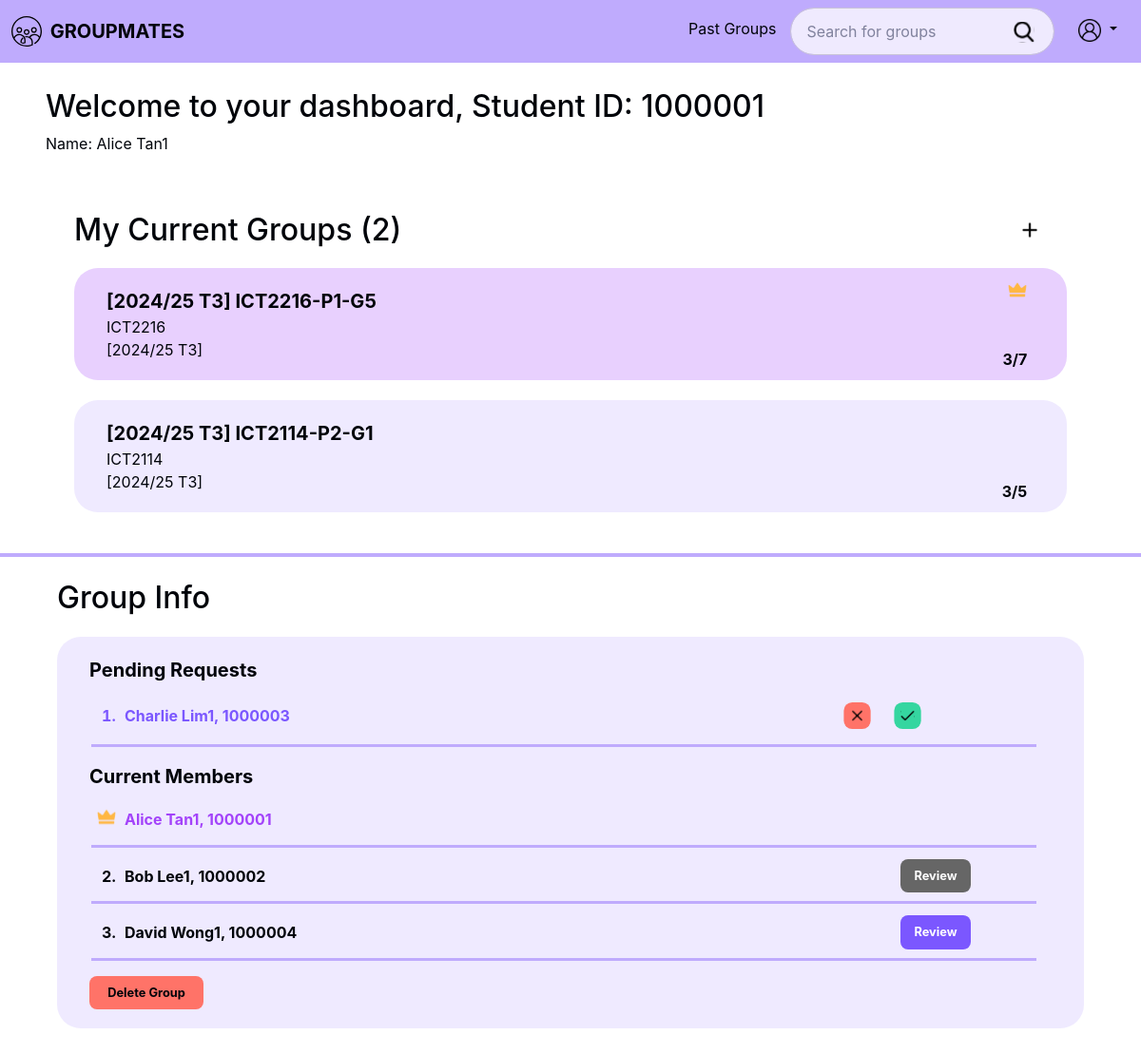
/dashboard.php (signed in), run on the app's committed database.
### tables this page shows
CREATE TABLE `groups` (
  groupId INT AUTO_INCREMENT PRIMARY KEY,
  groupName VARCHAR(255) NOT NULL,
  acadYear VARCHAR(20) NOT NULL,
  trimester VARCHAR(10) NOT NULL,
  moduleCode VARCHAR(20) NOT NULL,
  labGroupCode VARCHAR (10) NULL,
  groupNumber INT NOT NULL,
  noOfMembers INT NOT NULL DEFAULT 0,
  maxGroupSize INT NOT NULL,
  groupStatus ENUM('active', 'inactive', 'closed') NOT NULL, 
  FOREIGN KEY (moduleCode) REFERENCES modules (moduleCode) ON DELETE RESTRICT,
  FOREIGN KEY (labGroupCode, moduleCode) REFERENCES labGroups (labGroupCode, moduleCode) ON DELETE RESTRICT
);

CREATE TABLE groupJoinRequests (
  requestId INT AUTO_INCREMENT PRIMARY KEY,
  groupId INT NOT NULL,
  requesterId INT NOT NULL,
  joinStatus ENUM('pending', 'accepted', 'rejected') NOT NULL DEFAULT 'pending',
  requestedAt DATETIME  NOT NULL DEFAULT CURRENT_TIMESTAMP,
  reviewedAt DATETIME  NULL,
  reviewedBy INT NULL,
  FOREIGN KEY (groupId) REFERENCES `groups`(groupId) ON DELETE CASCADE,
  FOREIGN KEY (requesterId) REFERENCES students(studentId) ON DELETE CASCADE,
  FOREIGN KEY (reviewedBy) REFERENCES students(studentId) ON DELETE SET NULL
);

CREATE TABLE students (
  studentId INT PRIMARY KEY CHECK (studentId BETWEEN 1000000 AND 9999999),
  name VARCHAR(255) NOT NULL,
  email VARCHAR(255) NOT NULL UNIQUE,
  password VARCHAR(255) NOT NULL
);

CREATE TABLE groupMembers (
  groupMembersId INT AUTO_INCREMENT PRIMARY KEY,
  groupId INT NOT NULL,
  studentId INT NOT NULL,
  role ENUM('admin', 'member') NOT NULL,
  FOREIGN KEY (groupId) REFERENCES `groups`(groupId) ON DELETE CASCADE,
  FOREIGN KEY (studentId) REFERENCES students(studentId) ON DELETE CASCADE
);

### public/dashboard.php (the view, shortened to what the rows shown need)
<?php
require_once __DIR__ . '/../src/bootstrap.php';
$groupRepo = new GroupMapper($pdo);
$groupMembershipRepo = new GroupMembershipMapper($pdo);
$groupJoinRequestsRepo = new GroupJoinRequestsMapper($pdo);
$studentRepo = new StudentMapper($pdo);
$reviewRepo = new ReviewMapper($pdo);
$groupControl = new GroupControl($groupRepo, $groupMembershipRepo);
$groupMembershipControl = new GroupMembershipControl($groupMembershipRepo, $groupRepo, $groupJoinRequestsRepo);
$studentControl = new StudentControl($studentRepo);
$reviewControl = new ReviewControl($reviewRepo);
$groupController = new GroupPageController($groupControl, $groupMembershipControl, $pdo);
$groupMembershipController = new GroupMembershipController($groupMembershipControl, $pdo);
$studentPageController = new StudentPageController($studentControl);
$reviewPageController = new ReviewPageController($reviewControl, $pdo);
$student = $_SESSION['user'];
$studentId = (int) $student['id'];
$groups = $groupController->listUserGroups($studentId);
$roles = $groupController->getUserRolesForGroups($studentId, $groups);
?>
<div class="mx-5">
    <h2>Welcome to your dashboard, Student ID: <?= htmlspecialchars($student['id']) ?></h2>
</div>
<div class="home content-container">
    <div class="group-container">
        <div class="group-wrapper">
            <div class="title d-flex justify-content-between">
                <h2 class="m-0">My Current Groups (<?= count($groups) ?>)</h2>
            </div>
            <?php if (count($groups) > 0): ?>
                <?php foreach ($groups as $group): ?>
                    <div class="group-item" data-group-id="<?= $group->getGroupId() ?>">
                        <span class="group-name header"><?= htmlspecialchars($group->getGroupName()) ?></span>
                        <span class="module"><?= htmlspecialchars($group->getModuleCode()) ?></span>
                        <span class="acad-term">[<?= htmlspecialchars($group->getAcadYear()) ?>
                            T<?= htmlspecialchars($group->getTrimester()) ?>]</span>
                        <span class="member-count"><?= $group->getNoOfMembers() ?>/<?= $group->getMaxMembers() ?></span>
                        <?php
                        if ($roles[$group->getGroupId()] === 'admin'): ?>
                            <div class="img-wrapper leader">
                                <img class="leader-icon w-100" src="img/crown.svg" alt="Leader" />
                            </div>
                        <?php endif; ?>
                    </div>
                <?php endforeach; ?>
            <?php else: ?>
                <p>You are not in any groups yet.</p>
            <?php endif; ?>
        </div>
    </div>
    <div class="info-container">
        <div class="info-wrapper">
            <div class="title d-flex justify-content-between">
                <h2 class="m-0">Group Info</h2>
            </div>
            <?php if (count($groups) > 0): ?>
                <?php foreach ($groups as $group): ?>
                    <div class="info-item">
                        <?php if ($roles[$group->getGroupId()] === 'admin'): ?>
                            <?php
                                $joinRequestsResponse = $groupMembershipController->showJoinRequest($group->getGroupId());
                                $requests = $joinRequestsResponse['joinRequest'] ?? [];
                                ?>
                            <span class="header">Pending Requests</span>
                            <?php if(count($requests) > 0): ?>
                                <ol class="pending-request name-list">
                                    <?php foreach ($requests as $request):
                                        $requesterId = $request->getRequesterId();
                                        $requester = $studentPageController->showUserProfile($requesterId);
                                    ?>
                                        <li>
                                            <div class="request-wrapper">
                                                <a class="profile-link text-decoration-none" href="#"><?= htmlspecialchars($requester->getStudentName())?>, <?= htmlspecialchars($requesterId)?></a>
                                                <form class="pending-form" action="" method="post">
                                                    <button class="btn accept-btn" type="submit">
                                                        <img src="img/reject.svg" alt="Reject" class="w-100 reject" />
                                                    </button>
                                                    <button class="btn reject-btn" type="submit">
                                                        <img src="img/accept.svg" alt="Accept" class="w-100 accept" />
                                                    </button>
                                                </form>
                                            </div>
                                        </li>
                                    <?php endforeach; ?>
                                </ol>
                            <?php else: ?>
                                <p>No pending requests.</p>
                            <?php endif; ?>
                        <?php endif; ?>
                        <span class="header">Current Members</span>
                        <ol class="current-members name-list">
                            <?php
                                $groupData = $groupController->displayGroupDetails($group->getGroupId());
                                $groupMembers = $groupData['members'];
                                foreach ($groupMembers as $member):
                                    if (($member->getRole() === 'admin') && ($member->getStudentId() == $studentId)): ?>
                                        <li class="user admin">
                                    <?php elseif($member->getRole() === 'admin'): ?>
                                        <li class="admin">
                                    <?php elseif($member->getStudentId() == $studentId): ?>
                                        <li class="user">
                                    <?php else: ?>
                                        <li>
                                    <?php endif; ?>
                                            <div class="member-wrapper">
                                            <a class="profile-link text-decoration-none" href="#"><?= htmlspecialchars($member->getStudentName())?>, <?= htmlspecialchars($member->getStudentId())?></a>
                                            <?php if ($member->getStudentId() != $studentId): ?>
                                                <div class="reply-section my-2 py-1">
                                                    <form action="review_create.php" method="post">
                                                    <?php if ($reviewPageController->onCheckIfReviewed($studentId, $member->getStudentId(), $group->getGroupId())): ?>
                                                        <button class="disabled reply-button">
                                                    <?php else: ?>
                                                        <button type="submit" class="reply-button">
                                                    <?php endif; ?>
                                                            Review
                                                        </button>
                                                    </form>
                                            </div>
                                        <?php endif; ?>
                                        </div>
                                    </li>
                                <?php endforeach; ?>
                            </ol>
                            <?php if ($roles[$group->getGroupId()] === 'admin'): ?>
                                <div class="delete-section" data-group-id="<?= htmlspecialchars($group->getGroupId())?>">
                                    <div
                                        class="text-decoration-none text-center delete-button d-flex align-items-center justify-content-center">
                                        Delete Group
                                    </div>
                                </div>
                                <?php endif; ?>
                            </div>
                            <?php endforeach; ?>
                    <?php else: ?>
                        <p>You are not in any groups yet.</p>
                    <?php endif; ?>
            </div>
        </div>
    </div>
</div>
<?php
include '_layout.php';
?>

### data on the page
groups: groupName "[2024/25 T3] ICT2216-P1-G5", moduleCode "ICT2216", acadYear "2024/25", trimester "3", noOfMembers "3", maxGroupSize "7"
groups: groupName "[2024/25 T3] ICT2114-P2-G1", moduleCode "ICT2114", acadYear "2024/25", trimester "3", noOfMembers "3", maxGroupSize "5"
groupjoinrequests: requesterId.name "Charlie Lim1", requesterId "1000003"
groupmembers: studentId.name "Alice Tan1", studentId "1000001"
groupmembers: studentId.name "Bob Lee1", studentId "1000002"
groupmembers: studentId.name "David Wong1", studentId "1000004"

### other printed values
$student['id'] "1000001"
$student['name'] "Alice Tan1"
count($groups) "2"
